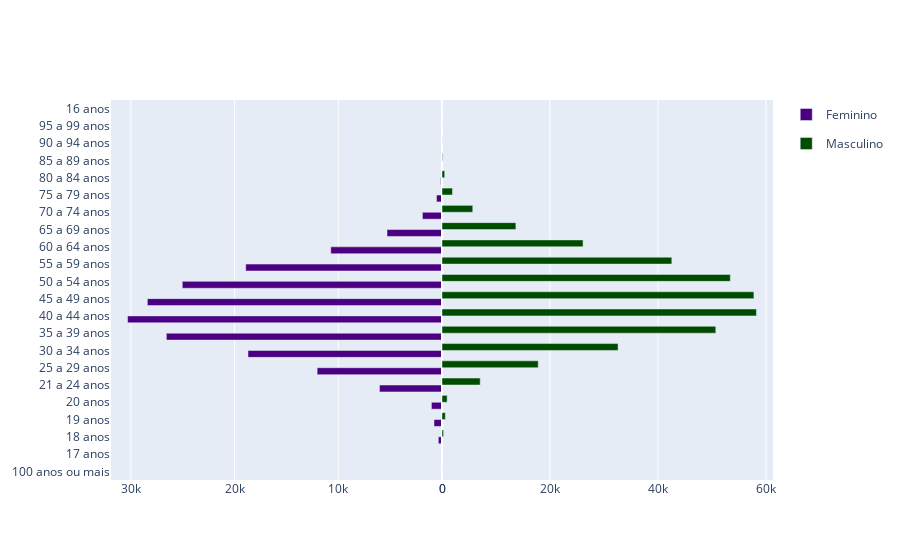

The cell this chart's notebook holds for it:
### Code cell
fig.layout.xaxis.autorange = 'reversed'
fig.show()

### Figure 1 — Plotly figure (JSON) as saved in the notebook; plotly's stock layout.template omitted (floating-point values rounded to 4 significant figures)
{"data": [{"alignmentgroup": "True", "hovertemplate": "Gênero=Feminino<br>Quantitativo=%{x}<br>Faixa etária=%{y}<extra></extra>", "legendgroup": "Feminino", "marker": {"color": "#4b0082", "pattern": {"shape": ""}}, "name": "Feminino", "offsetgroup": "Feminino", "orientation": "h", "showlegend": true, "textposition": "auto", "type": "bar", "x": [5, 2, 357, 771, 1019, 6029, 12039, 18707, 26583, 30323, 28414, 25045, 18929, 10726, 5302, 1888, 531, 128, 22, 4, 3], "xaxis": "x", "y": ["100 anos ou mais", "17 anos", "18 anos", "19 anos", "20 anos", "21 a 24 anos", "25 a 29 anos", "30 a 34 anos", "35 a 39 anos", "40 a 44 anos", "45 a 49 anos", "50 a 54 anos", "55 a 59 anos", "60 a 64 anos", "65 a 69 anos", "70 a 74 anos", "75 a 79 anos", "80 a 84 anos", "85 a 89 anos", "90 a 94 anos", "95 a 99 anos"], "yaxis": "y"}, {"alignmentgroup": "True", "hovertemplate": "Gênero=Masculino<br>Quantitativo=%{x}<br>Faixa etária=%{y}<extra></extra>", "legendgroup": "Masculino", "marker": {"color": "#004c00", "pattern": {"shape": ""}}, "name": "Masculino", "offsetgroup": "Masculino", "orientation": "h", "showlegend": true, "textposition": "auto", "type": "bar", "x": [1, 1, 292, 618, 954, 7074, 17819, 32601, 50696, 58224, 57752, 53387, 42550, 26118, 13682, 5696, 1938, 501, 100, 16, 5], "xaxis": "x2", "y": ["100 anos ou mais", "16 anos", "18 anos", "19 anos", "20 anos", "21 a 24 anos", "25 a 29 anos", "30 a 34 anos", "35 a 39 anos", "40 a 44 anos", "45 a 49 anos", "50 a 54 anos", "55 a 59 anos", "60 a 64 anos", "65 a 69 anos", "70 a 74 anos", "75 a 79 anos", "80 a 84 anos", "85 a 89 anos", "90 a 94 anos", "95 a 99 anos"], "yaxis": "y2"}], "layout": {"autosize": true, "xaxis": {"anchor": "y", "autorange": true, "domain": [0, 0.5], "range": [31920.0, 0], "type": "linear"}, "xaxis2": {"anchor": "y2", "autorange": true, "domain": [0.5, 1], "range": [0, 61290.0], "type": "linear"}, "yaxis": {"anchor": "x", "autorange": true, "domain": [0, 1], "range": [-0.5, 21.5], "type": "category"}, "yaxis2": {"anchor": "x2", "autorange": true, "domain": [0, 1], "matches": "y", "range": [-0.5, 21.5], "showticklabels": false, "type": "category"}}}
